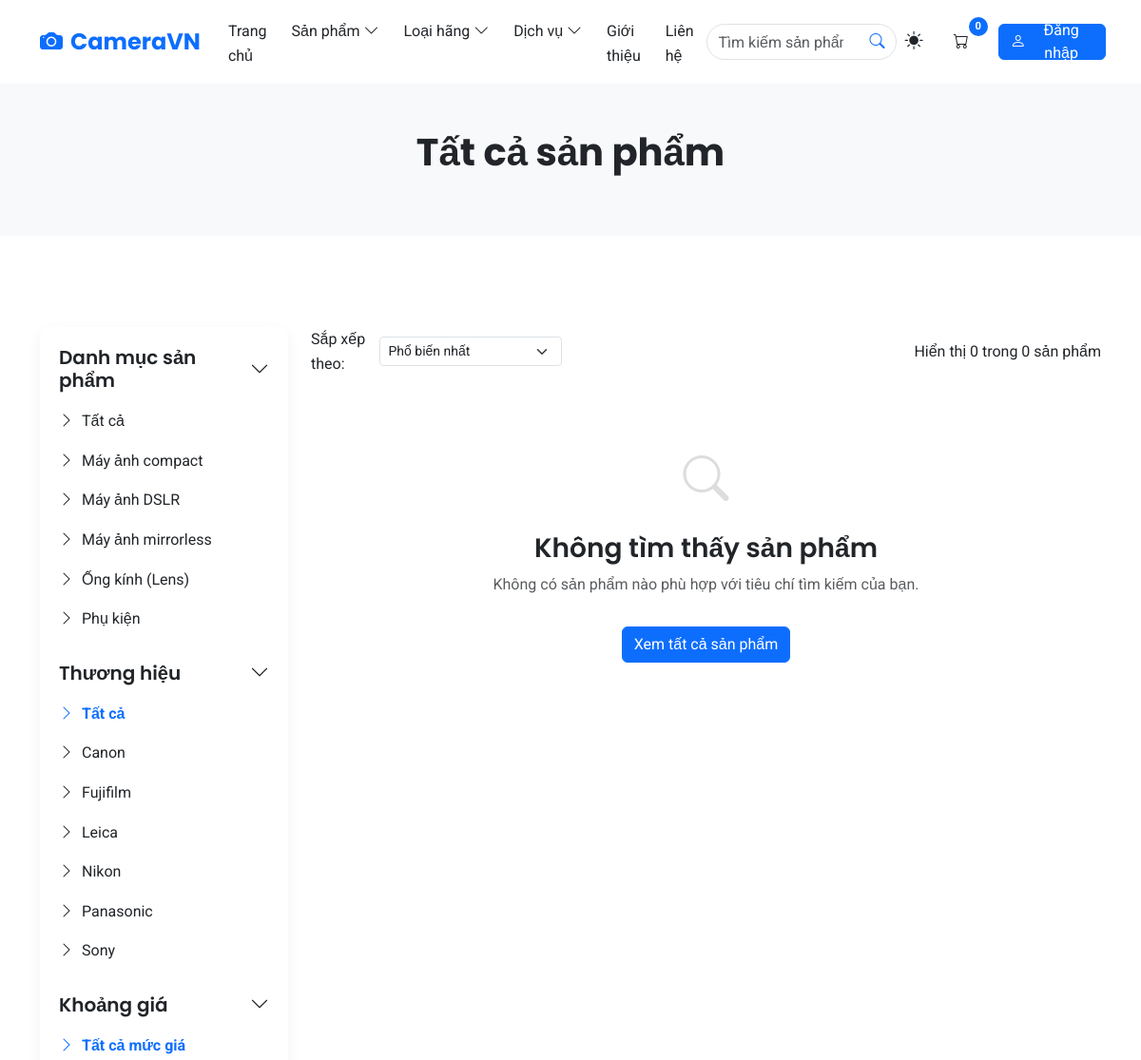
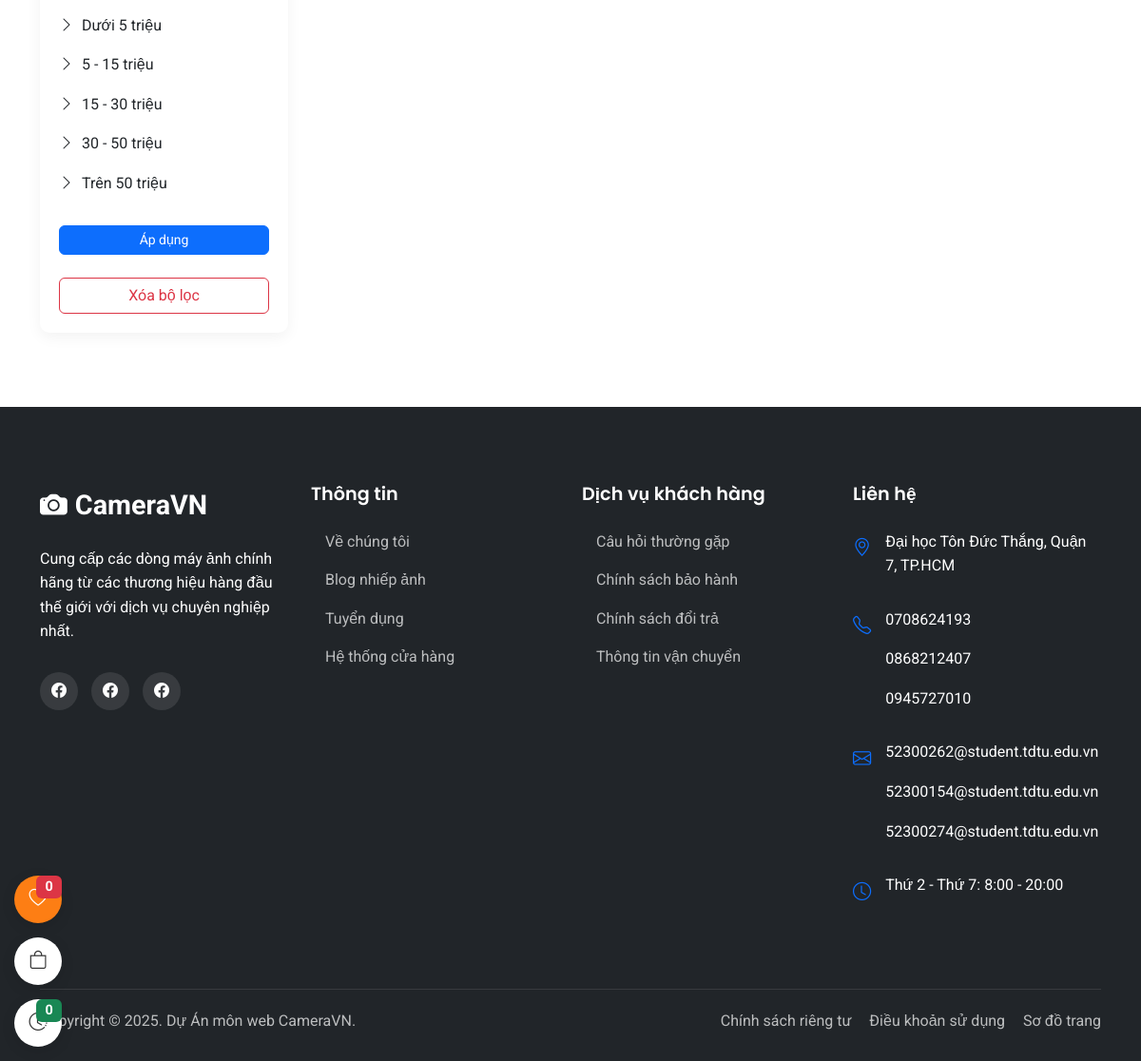
The app's page /index.php?page=all_products&category=accessory with its own data (2 pictures, top to bottom).
### tables this page shows
CREATE TABLE `categories` (
  `id` int(11) NOT NULL,
  `name` varchar(255) NOT NULL,
  `slug` varchar(255) NOT NULL,
  `description` text DEFAULT NULL,
  `image` varchar(255) DEFAULT NULL,
  `parent_id` int(11) DEFAULT NULL,
  `status` tinyint(1) NOT NULL DEFAULT 1,
  `created_at` timestamp NOT NULL DEFAULT current_timestamp(),
  `updated_at` timestamp NOT NULL DEFAULT current_timestamp() ON UPDATE current_timestamp()
);

CREATE TABLE `brands` (
  `id` int(11) NOT NULL,
  `name` varchar(255) NOT NULL,
  `slug` varchar(255) NOT NULL,
  `description` text DEFAULT NULL,
  `logo` varchar(255) DEFAULT NULL,
  `status` tinyint(1) NOT NULL DEFAULT 1,
  `created_at` timestamp NOT NULL DEFAULT current_timestamp(),
  `updated_at` timestamp NOT NULL DEFAULT current_timestamp() ON UPDATE current_timestamp()
);

### Controller/ProductController.php (called while the page is built, shortened)
<?php
require_once 'Model/ProductModel.php';
class ProductController {
    private $productModel;
    public function __construct() {
        $this->productModel = new ProductModel();
    }
    public function allProducts() {
        $sort = isset($_GET['sort']) ? $_GET['sort'] : 'popular';
        $category = isset($_GET['category']) ? $_GET['category'] : '';
        $brand = isset($_GET['brand']) ? $_GET['brand'] : '';
        $min_price = isset($_GET['min_price']) ? (int)$_GET['min_price'] : 0;
        $max_price = isset($_GET['max_price']) ? (int)$_GET['max_price'] : 0;
        $search = isset($_GET['search']) ? $_GET['search'] : '';
        $page = isset($_GET['page_no']) ? (int)$_GET['page_no'] : 1;
        $items_per_page = 12;
        $offset = ($page - 1) * $items_per_page;
        $total_products = $this->productModel->countProducts($category, $brand, $min_price, $max_price, $search);
        $products = $this->productModel->getAllProducts(
            $sort, $category, $brand, $min_price, $max_price, $search, $items_per_page, $offset
        );
        $categories = $this->productModel->getAllCategories();
        $brands = $this->productModel->getAllBrands();
        $title = "Tất cả sản phẩm";
        include VIEW_PATH . '/includes/header.php';
        include VIEW_PATH . '/includes/navbar.php';
        include VIEW_PATH . '/page/all_products.php';
        include VIEW_PATH . '/includes/footer.php';
    }
}

### Model/Database.php (called while the page is built, shortened)
<?php
class Database {
    private $host = 'localhost';
    private $user = 'root';
    private $pass = '';
    private $dbname = 'cameravn';
    private $conn;
    public function __construct() {
        try {
            $dsn = 'mysql:host=' . $this->host . ';dbname=' . $this->dbname . ';charset=utf8mb4';
            $options = [
                PDO::ATTR_ERRMODE => PDO::ERRMODE_EXCEPTION,
                PDO::ATTR_DEFAULT_FETCH_MODE => PDO::FETCH_OBJ,
                PDO::ATTR_EMULATE_PREPARES => false,
            ];
            $this->conn = new PDO($dsn, $this->user, $this->pass, $options);
        } catch (PDOException $e) {
            echo 'Lỗi kết nối: ' . $e->getMessage();
            exit;
        }
    }
    public function query($query, $params = []) {
        try {
            $stmt = $this->conn->prepare($query);
            $stmt->execute($params);
            return $stmt;
        } catch (PDOException $e) {
            echo 'Lỗi truy vấn: ' . $e->getMessage();
            return false;
        }
    }
    public function fetchOne($query, $params = []) {
        $stmt = $this->query($query, $params);
        return $stmt ? $stmt->fetch() : false;
    }
    public function fetchAll($query, $params = []) {
        $stmt = $this->query($query, $params);
        return $stmt ? $stmt->fetchAll() : false;
    }
}

### Model/ProductModel.php (called while the page is built, shortened)
<?php
require_once 'Model/Database.php';
class ProductModel {
    private $db;
    public function __construct() {
        $this->db = new Database();
    }
    public function getAllProducts($sort = 'popular', $category = '', $brand = '', $min_price = 0, $max_price = 0, $search = '', $limit = 0, $offset = 0) {
        $params = [];
        $query = "SELECT p.*, c.name as category_name, b.name as brand_name FROM products p
                  JOIN categories c ON p.category_id = c.id
                  JOIN brands b ON p.brand_id = b.id
                  WHERE p.status = 1 ";
        if (!empty($category)) {
            $query .= "AND c.slug = ? ";
            $params[] = $category;
        }
        switch ($sort) {
            default:
                $query .= "ORDER BY p.sold_count DESC ";
                break;
        }
        if ($limit > 0) {
            $query .= "LIMIT ?, ?";
            $params[] = $offset;
            $params[] = $limit;
        }
        return $this->db->fetchAll($query, $params);
    }
    public function countProducts($category = '', $brand = '', $min_price = 0, $max_price = 0, $search = '') {
        $params = [];
        $query = "SELECT COUNT(*) as total FROM products p
                  JOIN categories c ON p.category_id = c.id
                  JOIN brands b ON p.brand_id = b.id
                  WHERE p.status = 1 ";
        if (!empty($category)) {
            $query .= "AND c.slug = ? ";
            $params[] = $category;
        }
        $result = $this->db->fetchOne($query, $params);
        return $result ? $result->total : 0;
    }
    public function getAllCategories() {
        $query = "SELECT * FROM categories WHERE status = 1 ORDER BY name ASC";
        return $this->db->fetchAll($query);
    }
    public function getAllBrands() {
        $query = "SELECT * FROM brands WHERE status = 1 ORDER BY name ASC";
        return $this->db->fetchAll($query);
    }
}

### View/page/all_products.php (the view, shortened to what this page needs)
<main>
    <section class="page-header py-5 mb-5 bg-light">
                <div class="col-12 text-center">
                    <h1 class="fw-bold mb-3"><?php echo $title; ?></h1>
                </div>
    </section>
    <section class="py-5">
        <div class="container">
            <div class="row">
                <div class="col-lg-3 mb-4 mb-lg-0">
                    <div class="product-filter-advanced sticky-lg" style="top: 20px;" data-aos="fade-right">
                        <div class="filter-section mb-4">
                            <h5 class="filter-title d-flex justify-content-between align-items-center">
                                Danh mục sản phẩm
                                <i class="bi bi-chevron-down"></i>
                            </h5>
                            <div class="filter-body show">
                                <ul class="list-unstyled mb-0">
                                    <li>
                                        <a href="index.php?page=all_products" class="filter-link d-block py-2 <?php echo empty($category) ? 'text-primary fw-bold' : 'text-dark'; ?>">
                                            <i class="bi bi-chevron-right me-2"></i>Tất cả
                                        </a>
                                    </li>
                                    <?php foreach($categories as $cat): ?>
                                    <li>
                                        <a href="index.php?page=all_products&category=<?php echo $cat->slug; ?>" class="filter-link d-block py-2 <?php echo $category == $cat->slug ? 'text-primary fw-bold' : 'text-dark'; ?>">
                                            <i class="bi bi-chevron-right me-2"></i><?php echo $cat->name; ?>
                                        </a>
                                    </li>
                                    <?php endforeach; ?>
                                </ul>
                            </div>
                        </div>
                        <div class="filter-section mb-4">
                            <h5 class="filter-title d-flex justify-content-between align-items-center">
                                Thương hiệu
                                <i class="bi bi-chevron-down"></i>
                            </h5>
                            <div class="filter-body show">
                                <ul class="list-unstyled mb-0">
                                    <li>
                                        <a href="index.php?page=all_products<?php echo !empty($category) ? '&category=' . $category : ''; ?>" class="filter-link d-block py-2 <?php echo empty($brand) ? 'text-primary fw-bold' : 'text-dark'; ?>">
                                            <i class="bi bi-chevron-right me-2"></i>Tất cả
                                        </a>
                                    </li>
                                    <?php foreach($brands as $b): ?>
                                    <li>
                                        <a href="index.php?page=all_products&brand=<?php echo $b->slug; ?><?php echo !empty($category) ? '&category=' . $category : ''; ?>" class="filter-link d-block py-2 <?php echo $brand == $b->slug ? 'text-primary fw-bold' : 'text-dark'; ?>">
                                            <i class="bi bi-chevron-right me-2"></i><?php echo $b->name; ?>
                                        </a>
                                    </li>
                                    <?php endforeach; ?>
                                </ul>
                            </div>
                        </div>
                        <div class="filter-section mb-4">
                            <h5 class="filter-title d-flex justify-content-between align-items-center">
                                Khoảng giá
                                <i class="bi bi-chevron-down"></i>
                            </h5>
                            <div class="filter-body show">
                                <ul class="list-unstyled mb-0">
                                    <li>
                                        <a href="index.php?page=all_products<?php echo !empty($category) ? '&category=' . $category : ''; ?><?php echo !empty($brand) ? '&brand=' . $brand : ''; ?>" class="filter-link d-block py-2 <?php echo ($min_price == 0 && $max_price == 0) ? 'text-primary fw-bold' : 'text-dark'; ?>">
                                            <i class="bi bi-chevron-right me-2"></i>Tất cả mức giá
                                        </a>
                                    </li>
                                    <li>
                                        <a href="index.php?page=all_products&min_price=0&max_price=5000000<?php echo !empty($category) ? '&category=' . $category : ''; ?><?php echo !empty($brand) ? '&brand=' . $brand : ''; ?>" class="filter-link d-block py-2 <?php echo ($min_price == 0 && $max_price == 5000000) ? 'text-primary fw-bold' : 'text-dark'; ?>">
                                            <i class="bi bi-chevron-right me-2"></i>Dưới 5 triệu
                                        </a>
                                    </li>
                                    <li>
                                        <a href="index.php?page=all_products&min_price=5000000&max_price=15000000<?php echo !empty($category) ? '&category=' . $category : ''; ?><?php echo !empty($brand) ? '&brand=' . $brand : ''; ?>" class="filter-link d-block py-2 <?php echo ($min_price == 5000000 && $max_price == 15000000) ? 'text-primary fw-bold' : 'text-dark'; ?>">
                                            <i class="bi bi-chevron-right me-2"></i>5 - 15 triệu
                                        </a>
                                    </li>
                                    <li>
                                        <a href="index.php?page=all_products&min_price=15000000&max_price=30000000<?php echo !empty($category) ? '&category=' . $category : ''; ?><?php echo !empty($brand) ? '&brand=' . $brand : ''; ?>" class="filter-link d-block py-2 <?php echo ($min_price == 15000000 && $max_price == 30000000) ? 'text-primary fw-bold' : 'text-dark'; ?>">
                                            <i class="bi bi-chevron-right me-2"></i>15 - 30 triệu
                                        </a>
                                    </li>
                                    <li>
                                        <a href="index.php?page=all_products&min_price=30000000&max_price=50000000<?php echo !empty($category) ? '&category=' . $category : ''; ?><?php echo !empty($brand) ? '&brand=' . $brand : ''; ?>" class="filter-link d-block py-2 <?php echo ($min_price == 30000000 && $max_price == 50000000) ? 'text-primary fw-bold' : 'text-dark'; ?>">
                                            <i class="bi bi-chevron-right me-2"></i>30 - 50 triệu
                                        </a>
                                    </li>
                                    <li>
                                        <a href="index.php?page=all_products&min_price=50000000&max_price=1000000000<?php echo !empty($category) ? '&category=' . $category : ''; ?><?php echo !empty($brand) ? '&brand=' . $brand : ''; ?>" class="filter-link d-block py-2 <?php echo ($min_price == 50000000 && $max_price == 1000000000) ? 'text-primary fw-bold' : 'text-dark'; ?>">
                                            <i class="bi bi-chevron-right me-2"></i>Trên 50 triệu
                                        </a>
                                    </li>
                                </ul>
                                <div class="mt-3">
                                    <form action="index.php" method="get" class="price-filter-form">
                                        <button type="submit" class="btn btn-primary btn-sm w-100 mt-2">Áp dụng</button>
                                    </form>
                                </div>
                            </div>
                        </div>
                        <div class="d-grid">
                            <a href="index.php?page=all_products" class="btn btn-outline-danger">Xóa bộ lọc</a>
                        </div>
                    </div>
                </div>
                <div class="col-lg-9" data-aos="fade-left">
                    <div class="d-flex justify-content-between align-items-center flex-wrap mb-4">
                        <div class="d-flex align-items-center mb-3 mb-md-0">
                            <span class="me-2">Sắp xếp theo:</span>
                            <select class="form-select form-select-sm" id="sortBy" onchange="window.location.href=this.value">
                                <option value="index.php?page=all_products<?php echo !empty($category) ? '&category=' . $category : ''; ?><?php echo !empty($brand) ? '&brand=' . $brand : ''; ?><?php echo ($min_price > 0 || $max_price > 0) ? '&min_price=' . $min_price . '&max_price=' . $max_price : ''; ?><?php echo !empty($search) ? '&search=' . urlencode($search) : ''; ?>&sort=popular" <?php echo $sort == 'popular' ? 'selected' : ''; ?>>Phổ biến nhất</option>
                            </select>
                        </div>
                        <div>
                            <span>Hiển thị <?php echo count($products); ?> trong <?php echo $total_products; ?> sản phẩm</span>
                        </div>
                    </div>
                    <?php if (empty($products)): ?>
                    <div class="text-center py-5">
                        <i class="bi bi-search" style="font-size: 3rem; color: #ddd;"></i>
                        <h3 class="mt-3">Không tìm thấy sản phẩm</h3>
                        <p class="text-muted">Không có sản phẩm nào phù hợp với tiêu chí tìm kiếm của bạn.</p>
                        <a href="index.php?page=all_products" class="btn btn-primary mt-3">Xem tất cả sản phẩm</a>
                    </div>
                    <?php endif; ?>
                </div>
            </div>
        </div>
    </section>
</main>

### records on screen
categories: name "Máy ảnh compact"
categories: name "Máy ảnh DSLR"
categories: name "Máy ảnh mirrorless"
categories: name "Ống kính (Lens)"
categories: name "Phụ kiện"
brands: name "Canon"
brands: name "Fujifilm"
brands: name "Leica"
brands: name "Nikon"
brands: name "Panasonic"
brands: name "Sony"

### other values on screen
$title "Tất cả sản phẩm"
count($products) "0"
$total_products "0"
$productModel->countRecentlyViewedProducts() "0"
